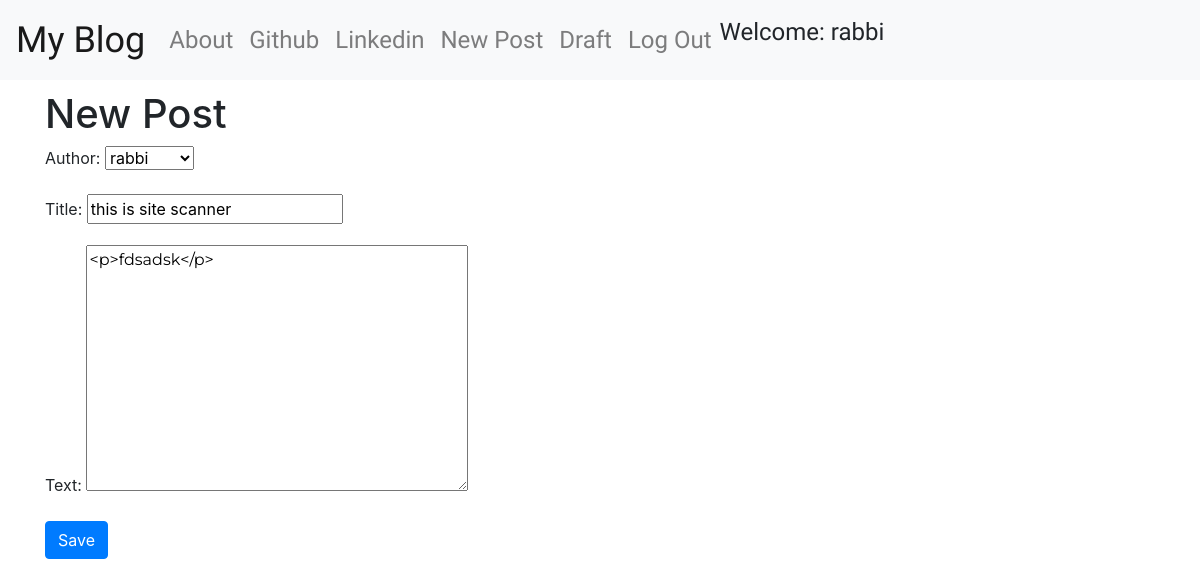
The app's page /post/5/edit/ (signed in) with its own data.
### blog/models.py (models this page shows, shortened)
class Post(models.Model):
    author=models.ForeignKey('auth.user',on_delete=models.CASCADE)
    title=models.CharField(max_length=200)
    text=models.TextField()
    created_date=models.DateTimeField(default=timezone.now())
    published_date=models.DateTimeField(blank=True,null=True)

### blog/views.py (the view)
# urls.py: path('post/<int:pk>/edit/',PostUpdateView.as_view(),name='post_edit'),
class PostUpdateView(LoginRequiredMixin,UpdateView):
    login_url='/login/'
    redirect_field_name='blog/post_detail.html'
    form_class=PostForms
    model=Post

### blog/forms.py
class PostForms(forms.ModelForm):
    class Meta():
        model=Post
        fields=('author','title','text')
        widgets={
        'title':forms.TextInput(attrs={'class':'textinputclass'}),
        'text':forms.Textarea(attrs={'class':'editable medium-editor-textarea postcontent'})
        }

### blog/templates/blog/post_form.html (shortened to what this page needs)
{% extends 'blog/base.html' %}
{% block content %}
<h1>New Post</h1>
<form class="post-form" method="post">
  {{form.as_p}}
  <button type="submit" class="save btn btn-primary" name="button">Save</button>
</form>
{% endblock %}

### blog/templates/blog/base.html (shortened to what this page needs)
<!DOCTYPE html>
{% load static %}
<html lang="en" dir="ltr">
  <head>
    <link rel="stylesheet" href="https://stackpath.bootstrapcdn.com/bootstrap/4.4.1/css/bootstrap.min.css">
    <link rel="stylesheet" href="//cdn.jsdelivr.net/npm/medium-editor@latest/dist/css/medium-editor.min.css" type="text/css" media="screen" charset="utf-8">
    <link rel="stylesheet" href="{% static 'css/blog.css' %}">
  </head>
  <body class="loader">
    <nav class="navbar navbar-expand-lg navbar-light bg-light techfont custon-navbar">
      <a class="navbar-brand bigbrand" href="{% url 'blog:post_list' %}">My Blog</a>
  <div class="collapse navbar-collapse" id="navbarNav">
    <ul class="navbar-nav">
      <li class="nav-item">
        <a class="nav-link" href="{% url 'blog:about' %}">About</a>
      </li>
      <li class="nav-item">
        <a class="nav-link" href="https://www.github.com">Github</a>
      </li>
      <li class="nav-item">
        <a class="nav-link" href="https://www.linkedin.com">Linkedin</a>
      </li>
    </ul>
    <ul class="navbar-nav navbar-right">
      {% if user.is_authenticated %}
      <li class="nav-item">
        <a class="nav-link" href="{% url 'blog:post_new' %}">New Post</a>
      </li>
      <li class="nav-item">
        <a class="nav-link" href="{% url 'blog:post_draft_list' %}">Draft</a>
      </li>
      <li class="nav-item">
        <a class="nav-link" href="{% url 'logout' %}">Log Out</a>
      </li>
      <li class="nav-item">
        <a>Welcome: {{user.username}}</a>
      </li>
      {% else %}
      <li class="nav-item">
        <a class="nav nav-link navbar-right" href="{% url 'login' %}"><span class="glyphicon glyphicon-user">Login</span></a>
      </li>
      {% endif %}
    </ul>
      </nav>
    <div class="content container">
      <div class="row">
        <div class="col-md-8">
          <div class="blog_posts">
            {% block content %}
            {% endblock %}
          </div>
        </div>
      </div>
    </div>
  </body>
</html>

### blog/static/css/blog.css (style rules this page uses)
.techfont { font-family: 'Russo One',sans-serif; font-size: 1.5em; margin-bottom: 10px; }
.bigbrand { font-size: 1.5em; }
.postcontent { font-family: 'Montserrat'; font-size: 1em; }
.loader { filter:hue-rotate(0deg); color:linear-gradient(45deg,#0f8,#08f); animation:hue 10000ms infinite linear; }

### records on screen
Post: author "rabbi", title "this is site scanner", text "<p>fdsadsk</p>"

### other values on screen
{{ user.username }} "rabbi"
